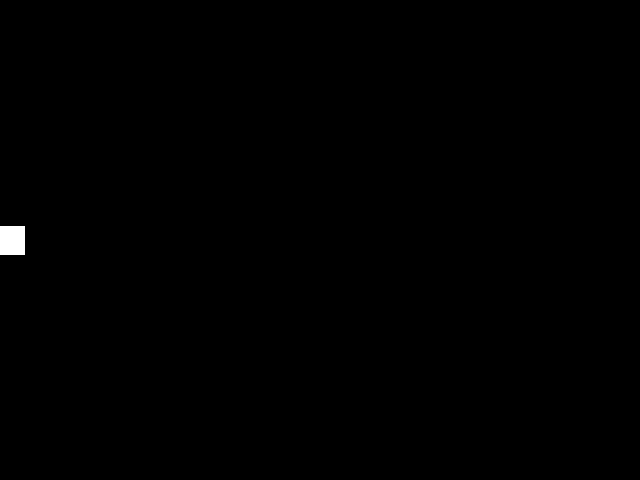
Frame 1 (no input)
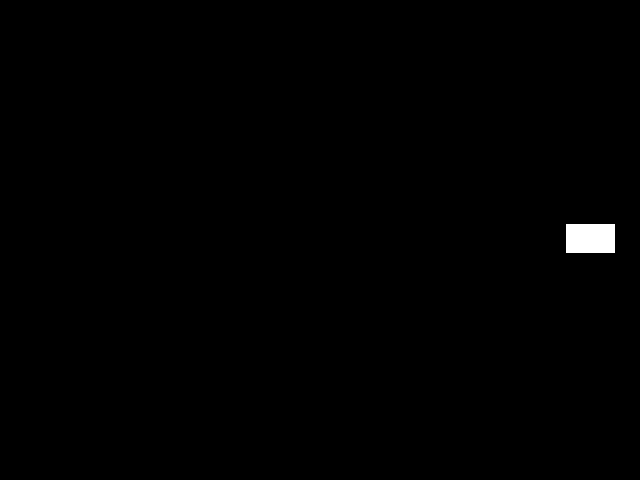
Frame 60 (the mouse pressed at the canvas centre just before this capture)
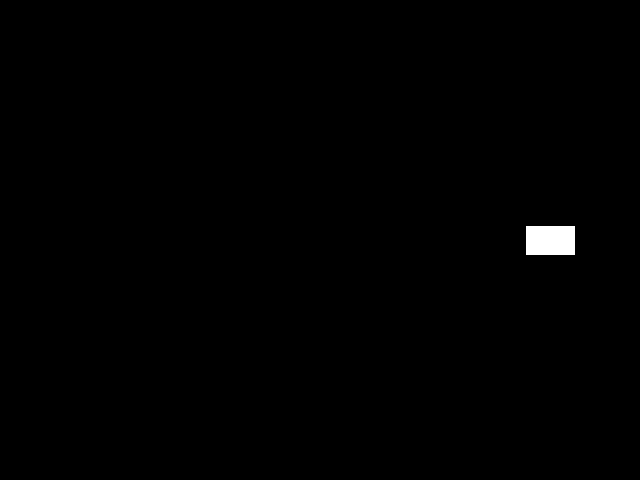
Frame 120 (the mouse held since frame 60 and released just before this capture)

The Processing sketch that drew these frames (run headless with seeded random() and noise(); from frame 60 on, the mouse is pressed at the canvas centre):

// Processing sketch: test
// ── test.pde
color c = color(255);
float x;
//float y = (height/2) + (random(-5, 5));
float speed = 10;

void setup()
{
	size(640, 480);
	rectMode(CENTER);
}

void draw()
{
	background(0);
	display();
	drive();
}

void drive()
{
	x = x + speed;

	if (x >= width)
	{
		x = 0;
	}
}

void display()
{
	fill(c);
	rect(x, (height/2) + (random(-2, 2)), 50, 30);
}
